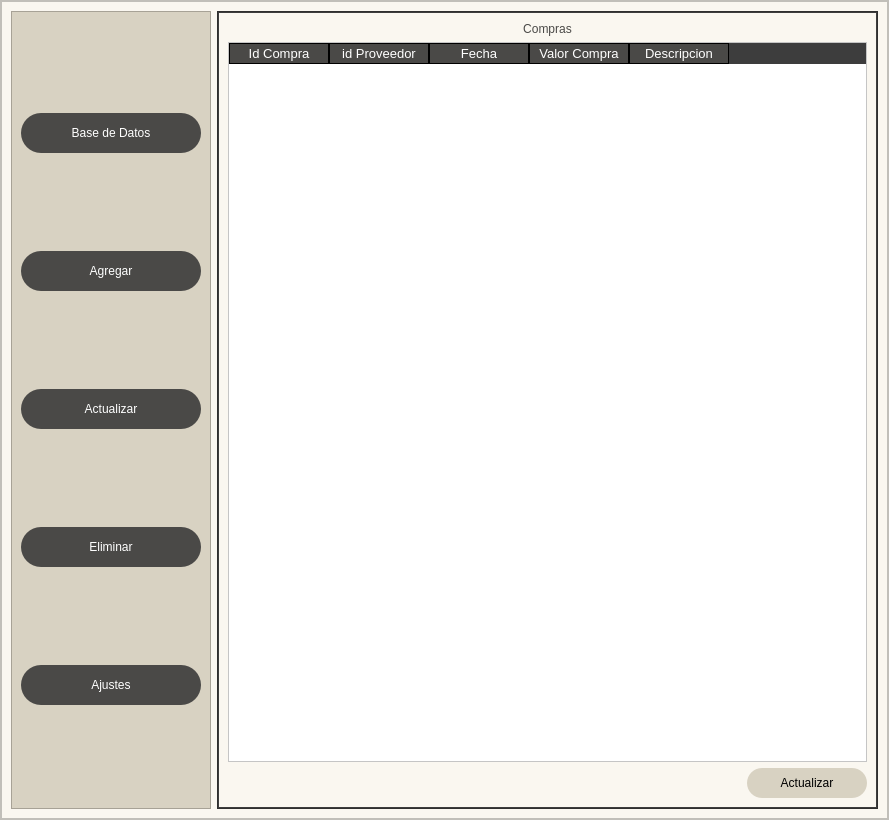
<?xml version="1.0" encoding="UTF-8"?>
<ui version="4.0">
 <class>MainWindow</class>
 <widget class="QMainWindow" name="MainWindow">
  <property name="geometry">
   <rect>
    <x>0</x>
    <y>0</y>
    <width>889</width>
    <height>820</height>
   </rect>
  </property>
  <property name="sizePolicy">
   <sizepolicy hsizetype="Expanding" vsizetype="Expanding">
    <horstretch>0</horstretch>
    <verstretch>0</verstretch>
   </sizepolicy>
  </property>
  <property name="minimumSize">
   <size>
    <width>800</width>
    <height>600</height>
   </size>
  </property>
  <property name="windowTitle">
   <string>MainWindow</string>
  </property>
  <property name="dockNestingEnabled">
   <bool>true</bool>
  </property>
  <widget class="QWidget" name="centralwidget">
   <layout class="QHBoxLayout" name="horizontalLayout_6">
    <property name="spacing">
     <number>0</number>
    </property>
    <property name="leftMargin">
     <number>0</number>
    </property>
    <property name="topMargin">
     <number>0</number>
    </property>
    <property name="rightMargin">
     <number>0</number>
    </property>
    <property name="bottomMargin">
     <number>0</number>
    </property>
    <item>
     <widget class="QFrame" name="frame">
      <property name="styleSheet">
       <string notr="true">background-color: #FAF7F0;</string>
      </property>
      <property name="frameShape">
       <enum>QFrame::StyledPanel</enum>
      </property>
      <property name="frameShadow">
       <enum>QFrame::Raised</enum>
      </property>
      <layout class="QVBoxLayout" name="verticalLayout_2" stretch="8">
       <property name="spacing">
        <number>0</number>
       </property>
       <property name="leftMargin">
        <number>0</number>
       </property>
       <property name="topMargin">
        <number>0</number>
       </property>
       <property name="rightMargin">
        <number>0</number>
       </property>
       <property name="bottomMargin">
        <number>0</number>
       </property>
       <item>
        <widget class="QFrame" name="frameContenido">
         <property name="frameShape">
          <enum>QFrame::StyledPanel</enum>
         </property>
         <property name="frameShadow">
          <enum>QFrame::Raised</enum>
         </property>
         <layout class="QHBoxLayout" name="horizontalLayout_2">
          <item>
           <widget class="QFrame" name="frameControl">
            <property name="minimumSize">
             <size>
              <width>200</width>
              <height>0</height>
             </size>
            </property>
            <property name="maximumSize">
             <size>
              <width>0</width>
              <height>16777215</height>
             </size>
            </property>
            <property name="styleSheet">
             <string notr="true">QFrame{
background-color: rgb(216, 210, 194)
}

QPushButton{
background-color: #4A4947;
border-radius: 20px;
color: white;
font: 77 10pt &quot;Arial-Black&quot;;
}

QPushButton:hover{
background-color: white;
border-radius: 20px;
border-bottom-left-radius: 20px;
color: black;
font: 77 10pt &quot;Arial-Black&quot;;
}</string>
            </property>
            <property name="frameShape">
             <enum>QFrame::StyledPanel</enum>
            </property>
            <property name="frameShadow">
             <enum>QFrame::Raised</enum>
            </property>
            <layout class="QVBoxLayout" name="verticalLayout_3">
             <item>
              <widget class="QPushButton" name="botonBaseDatos">
               <property name="minimumSize">
                <size>
                 <width>0</width>
                 <height>40</height>
                </size>
               </property>
               <property name="text">
                <string>Base de Datos</string>
               </property>
              </widget>
             </item>
             <item>
              <widget class="QPushButton" name="botonAgregar">
               <property name="minimumSize">
                <size>
                 <width>0</width>
                 <height>40</height>
                </size>
               </property>
               <property name="text">
                <string>Agregar</string>
               </property>
              </widget>
             </item>
             <item>
              <widget class="QPushButton" name="botonActualizar">
               <property name="minimumSize">
                <size>
                 <width>0</width>
                 <height>40</height>
                </size>
               </property>
               <property name="text">
                <string>Actualizar</string>
               </property>
              </widget>
             </item>
             <item>
              <widget class="QPushButton" name="botonEliminar">
               <property name="minimumSize">
                <size>
                 <width>0</width>
                 <height>40</height>
                </size>
               </property>
               <property name="text">
                <string>Eliminar</string>
               </property>
              </widget>
             </item>
             <item>
              <widget class="QPushButton" name="botonAjustes">
               <property name="minimumSize">
                <size>
                 <width>0</width>
                 <height>40</height>
                </size>
               </property>
               <property name="text">
                <string>Ajustes</string>
               </property>
              </widget>
             </item>
            </layout>
           </widget>
          </item>
          <item>
           <widget class="QFrame" name="framePaginas">
            <property name="styleSheet">
             <string notr="true">QFrame{
	background-color: rgb(61, 61, 61);
}

QLabel{
	font: 87 12pt &quot;Arial Black&quot;;
	background-color: #000000ff;
	color: rgb(74, 73, 71);
	border: 0px solid #14C8DC;
}

QLineEdit{
	color: rgb(255, 255, 255);
	border: 0.5px solid rgb(61, 61, 61);
	font: 75 12pt &quot;Times New Roman&quot;;
}

QPushButton{
	background-color: rgb(216, 210, 194);
	border-radius: 15px;
	color: black;
	font: 20 12pt &quot;Arial&quot;;

}


QPushButton:hover{
	background-color: rgb(241, 234, 217);
	border-radius: 15px;
	color: black;
	font: 77 12pt &quot;Arial&quot;;

}

QTableWidget {
    background-color: rgb(255, 255, 255);
    color: rgb(0, 0, 0);
    gridline-color: rgb(0, 206, 151);
    font-size: 12pt;
    color: #000000;
}

QHeaderView::section {
    background-color:rgb(74, 73, 71);
    border: 1px solid rgb(0, 0, 0);
    font-size: 10pt;
	color: white;
}

QTableWidget QTableCornerButton::section {
    background-color: rgb(0, 0, 0);
    border: 1px solid rgb(0, 206, 151);
}


</string>
            </property>
            <property name="frameShape">
             <enum>QFrame::StyledPanel</enum>
            </property>
            <property name="frameShadow">
             <enum>QFrame::Raised</enum>
            </property>
            <layout class="QVBoxLayout" name="verticalLayout_4">
             <property name="spacing">
              <number>0</number>
             </property>
             <property name="leftMargin">
              <number>1</number>
             </property>
             <property name="topMargin">
              <number>1</number>
             </property>
             <property name="rightMargin">
              <number>1</number>
             </property>
             <property name="bottomMargin">
              <number>1</number>
             </property>
             <item>
              <widget class="QStackedWidget" name="stackedWidget">
               <widget class="QWidget" name="paginaDatos">
                <layout class="QVBoxLayout" name="verticalLayout_5">
                 <item>
                  <widget class="QLabel" name="label">
                   <property name="text">
                    <string>Compras</string>
                   </property>
                   <property name="alignment">
                    <set>Qt::AlignCenter</set>
                   </property>
                  </widget>
                 </item>
                 <item>
                  <widget class="QTableWidget" name="tablaProductos">
                   <column>
                    <property name="text">
                     <string>Id Compra</string>
                    </property>
                   </column>
                   <column>
                    <property name="text">
                     <string>id Proveedor</string>
                    </property>
                   </column>
                   <column>
                    <property name="text">
                     <string>Fecha</string>
                    </property>
                   </column>
                   <column>
                    <property name="text">
                     <string>Valor Compra</string>
                    </property>
                   </column>
                   <column>
                    <property name="text">
                     <string>Descripcion</string>
                    </property>
                   </column>
                  </widget>
                 </item>
                 <item>
                  <layout class="QHBoxLayout" name="horizontalLayout_3">
                   <item>
                    <spacer name="horizontalSpacer_2">
                     <property name="orientation">
                      <enum>Qt::Horizontal</enum>
                     </property>
                     <property name="sizeHint" stdset="0">
                      <size>
                       <width>40</width>
                       <height>20</height>
                      </size>
                     </property>
                    </spacer>
                   </item>
                   <item>
                    <widget class="QPushButton" name="botonRefrescar">
                     <property name="minimumSize">
                      <size>
                       <width>120</width>
                       <height>30</height>
                      </size>
                     </property>
                     <property name="text">
                      <string>Actualizar</string>
                     </property>
                    </widget>
                   </item>
                  </layout>
                 </item>
                </layout>
               </widget>
               <widget class="QWidget" name="paginaAgregar">
                <layout class="QVBoxLayout" name="verticalLayout_8">
                 <item>
                  <widget class="QLabel" name="label_8">
                   <property name="text">
                    <string>Agregar Compras</string>
                   </property>
                   <property name="alignment">
                    <set>Qt::AlignCenter</set>
                   </property>
                  </widget>
                 </item>
                 <item>
                  <spacer name="verticalSpacer_2">
                   <property name="orientation">
                    <enum>Qt::Vertical</enum>
                   </property>
                   <property name="sizeHint" stdset="0">
                    <size>
                     <width>20</width>
                     <height>40</height>
                    </size>
                   </property>
                  </spacer>
                 </item>
                 <item>
                  <layout class="QHBoxLayout" name="horizontalLayout_4">
                   <item>
                    <layout class="QVBoxLayout" name="verticalLayout_7">
                     <item>
                      <widget class="QLabel" name="label_2">
                       <property name="text">
                        <string>Id Compra</string>
                       </property>
                      </widget>
                     </item>
                     <item>
                      <widget class="QLabel" name="label_4">
                       <property name="text">
                        <string>Id Proveedor</string>
                       </property>
                      </widget>
                     </item>
                     <item>
                      <widget class="QLabel" name="label_5">
                       <property name="text">
                        <string>Fecha</string>
                       </property>
                      </widget>
                     </item>
                     <item>
                      <widget class="QLabel" name="label_6">
                       <property name="text">
                        <string>Valor Compra</string>
                       </property>
                      </widget>
                     </item>
                     <item>
                      <widget class="QLabel" name="label_18">
                       <property name="text">
                        <string>Descripcion</string>
                       </property>
                      </widget>
                     </item>
                    </layout>
                   </item>
                   <item>
                    <layout class="QVBoxLayout" name="verticalLayout_6">
                     <property name="spacing">
                      <number>30</number>
                     </property>
                     <item>
                      <widget class="QLineEdit" name="lineEditAgregarIdCompra"/>
                     </item>
                     <item>
                      <widget class="QLineEdit" name="lineEditAgregarIdProveedor"/>
                     </item>
                     <item>
                      <widget class="QLineEdit" name="lineEditAgregarFecha"/>
                     </item>
                     <item>
                      <widget class="QLineEdit" name="lineEditAgregarValorCompra"/>
                     </item>
                     <item>
                      <widget class="QLineEdit" name="lineEditAgregarDescripcion"/>
                     </item>
                    </layout>
                   </item>
                   <item>
                    <spacer name="horizontalSpacer_4">
                     <property name="orientation">
                      <enum>Qt::Horizontal</enum>
                     </property>
                     <property name="sizeHint" stdset="0">
                      <size>
                       <width>40</width>
                       <height>20</height>
                      </size>
                     </property>
                    </spacer>
                   </item>
                  </layout>
                 </item>
                 <item>
                  <spacer name="verticalSpacer">
                   <property name="orientation">
                    <enum>Qt::Vertical</enum>
                   </property>
                   <property name="sizeHint" stdset="0">
                    <size>
                     <width>20</width>
                     <height>40</height>
                    </size>
                   </property>
                  </spacer>
                 </item>
                 <item>
                  <layout class="QHBoxLayout" name="horizontalLayout_5">
                   <item>
                    <widget class="QLabel" name="signalAgregar">
                     <property name="minimumSize">
                      <size>
                       <width>200</width>
                       <height>0</height>
                      </size>
                     </property>
                     <property name="text">
                      <string/>
                     </property>
                     <property name="alignment">
                      <set>Qt::AlignCenter</set>
                     </property>
                    </widget>
                   </item>
                   <item>
                    <spacer name="horizontalSpacer_3">
                     <property name="orientation">
                      <enum>Qt::Horizontal</enum>
                     </property>
                     <property name="sizeHint" stdset="0">
                      <size>
                       <width>40</width>
                       <height>20</height>
                      </size>
                     </property>
                    </spacer>
                   </item>
                   <item>
                    <widget class="QPushButton" name="botonAgregar2">
                     <property name="minimumSize">
                      <size>
                       <width>110</width>
                       <height>35</height>
                      </size>
                     </property>
                     <property name="text">
                      <string>Agregar</string>
                     </property>
                    </widget>
                   </item>
                  </layout>
                 </item>
                </layout>
               </widget>
               <widget class="QWidget" name="paginaActualizar">
                <layout class="QVBoxLayout" name="verticalLayout_10">
                 <item>
                  <widget class="QLabel" name="label_10">
                   <property name="text">
                    <string>Actualizar Compras</string>
                   </property>
                   <property name="alignment">
                    <set>Qt::AlignCenter</set>
                   </property>
                  </widget>
                 </item>
                 <item>
                  <layout class="QHBoxLayout" name="horizontalLayout_9">
                   <item>
                    <widget class="QLabel" name="label_11">
                     <property name="text">
                      <string>Compra a buscar</string>
                     </property>
                    </widget>
                   </item>
                   <item>
                    <widget class="QLineEdit" name="lineEditBuscarActualizar"/>
                   </item>
                   <item>
                    <widget class="QPushButton" name="botonBuscarActualizar">
                     <property name="minimumSize">
                      <size>
                       <width>110</width>
                       <height>35</height>
                      </size>
                     </property>
                     <property name="text">
                      <string>Buscar</string>
                     </property>
                    </widget>
                   </item>
                  </layout>
                 </item>
                 <item>
                  <spacer name="verticalSpacer_4">
                   <property name="orientation">
                    <enum>Qt::Vertical</enum>
                   </property>
                   <property name="sizeHint" stdset="0">
                    <size>
                     <width>20</width>
                     <height>40</height>
                    </size>
                   </property>
                  </spacer>
                 </item>
                 <item>
                  <layout class="QHBoxLayout" name="horizontalLayout_7">
                   <property name="spacing">
                    <number>30</number>
                   </property>
                   <item>
                    <layout class="QVBoxLayout" name="verticalLayout_9">
                     <item>
                      <widget class="QLabel" name="label_12">
                       <property name="text">
                        <string>Id Compra</string>
                       </property>
                      </widget>
                     </item>
                     <item>
                      <widget class="QLabel" name="label_14">
                       <property name="text">
                        <string>Id Proveedor</string>
                       </property>
                      </widget>
                     </item>
                     <item>
                      <widget class="QLabel" name="label_13">
                       <property name="text">
                        <string>Fecha</string>
                       </property>
                      </widget>
                     </item>
                     <item>
                      <widget class="QLabel" name="label_16">
                       <property name="text">
                        <string>Valor Compra</string>
                       </property>
                      </widget>
                     </item>
                     <item>
                      <widget class="QLabel" name="label_15">
                       <property name="text">
                        <string>Descripcion</string>
                       </property>
                      </widget>
                     </item>
                    </layout>
                   </item>
                   <item>
                    <layout class="QVBoxLayout" name="verticalLayout">
                     <item>
                      <widget class="QLineEdit" name="lineEditActualizarIdCompra"/>
                     </item>
                     <item>
                      <widget class="QLineEdit" name="lineEditActualizarIdProveedor"/>
                     </item>
                     <item>
                      <widget class="QLineEdit" name="lineEditActualizarFecha"/>
                     </item>
                     <item>
                      <widget class="QLineEdit" name="lineEditActualizarValorCompra"/>
                     </item>
                     <item>
                      <widget class="QLineEdit" name="lineEditActualizarDescripcion"/>
                     </item>
                    </layout>
                   </item>
                   <item>
                    <spacer name="horizontalSpacer_6">
                     <property name="orientation">
                      <enum>Qt::Horizontal</enum>
                     </property>
                     <property name="sizeHint" stdset="0">
                      <size>
                       <width>40</width>
                       <height>20</height>
                      </size>
                     </property>
                    </spacer>
                   </item>
                  </layout>
                 </item>
                 <item>
                  <spacer name="verticalSpacer_3">
                   <property name="orientation">
                    <enum>Qt::Vertical</enum>
                   </property>
                   <property name="sizeHint" stdset="0">
                    <size>
                     <width>20</width>
                     <height>40</height>
                    </size>
                   </property>
                  </spacer>
                 </item>
                 <item>
                  <layout class="QHBoxLayout" name="horizontalLayout_8">
                   <item>
                    <widget class="QLabel" name="signalActualizar">
                     <property name="minimumSize">
                      <size>
                       <width>120</width>
                       <height>35</height>
                      </size>
                     </property>
                     <property name="text">
                      <string/>
                     </property>
                    </widget>
                   </item>
                   <item>
                    <spacer name="horizontalSpacer_5">
                     <property name="orientation">
                      <enum>Qt::Horizontal</enum>
                     </property>
                     <property name="sizeHint" stdset="0">
                      <size>
                       <width>40</width>
                       <height>20</height>
                      </size>
                     </property>
                    </spacer>
                   </item>
                   <item>
                    <widget class="QPushButton" name="botonActualizar2">
                     <property name="minimumSize">
                      <size>
                       <width>110</width>
                       <height>35</height>
                      </size>
                     </property>
                     <property name="text">
                      <string>Actualizar</string>
                     </property>
                    </widget>
                   </item>
                  </layout>
                 </item>
                </layout>
               </widget>
               <widget class="QWidget" name="paginaEliminar">
                <layout class="QVBoxLayout" name="verticalLayout_11">
                 <item>
                  <widget class="QLabel" name="label_19">
                   <property name="text">
                    <string>Eliminar Compra</string>
                   </property>
                   <property name="alignment">
                    <set>Qt::AlignCenter</set>
                   </property>
                  </widget>
                 </item>
                 <item>
                  <layout class="QHBoxLayout" name="horizontalLayout_10">
                   <item>
                    <widget class="QLabel" name="label_20">
                     <property name="text">
                      <string>Nombre Compra</string>
                     </property>
                    </widget>
                   </item>
                   <item>
                    <widget class="QLineEdit" name="lineEditBuscarEliminar"/>
                   </item>
                   <item>
                    <widget class="QPushButton" name="botonBuscarEliminar">
                     <property name="minimumSize">
                      <size>
                       <width>110</width>
                       <height>35</height>
                      </size>
                     </property>
                     <property name="text">
                      <string>Buscar</string>
                     </property>
                    </widget>
                   </item>
                  </layout>
                 </item>
                 <item>
                  <widget class="QTableWidget" name="tablaEliminar">
                   <column>
                    <property name="text">
                     <string>Id Compra</string>
                    </property>
                   </column>
                   <column>
                    <property name="text">
                     <string>Id Producto</string>
                    </property>
                   </column>
                   <column>
                    <property name="text">
                     <string>Id Proveedor</string>
                    </property>
                   </column>
                   <column>
                    <property name="text">
                     <string>Fecha</string>
                    </property>
                   </column>
                   <column>
                    <property name="text">
                     <string>Valor Compra</string>
                    </property>
                   </column>
                   <column>
                    <property name="text">
                     <string>Valor Producto</string>
                    </property>
                   </column>
                   <column>
                    <property name="text">
                     <string>Cantidad</string>
                    </property>
                   </column>
                   <column>
                    <property name="text">
                     <string>Descripcion</string>
                    </property>
                   </column>
                  </widget>
                 </item>
                 <item>
                  <layout class="QHBoxLayout" name="horizontalLayout_11">
                   <item>
                    <widget class="QLabel" name="signalEliminar">
                     <property name="minimumSize">
                      <size>
                       <width>200</width>
                       <height>35</height>
                      </size>
                     </property>
                     <property name="text">
                      <string/>
                     </property>
                    </widget>
                   </item>
                   <item>
                    <spacer name="horizontalSpacer_7">
                     <property name="orientation">
                      <enum>Qt::Horizontal</enum>
                     </property>
                     <property name="sizeHint" stdset="0">
                      <size>
                       <width>40</width>
                       <height>20</height>
                      </size>
                     </property>
                    </spacer>
                   </item>
                   <item>
                    <widget class="QPushButton" name="botonEliminar2">
                     <property name="minimumSize">
                      <size>
                       <width>110</width>
                       <height>35</height>
                      </size>
                     </property>
                     <property name="text">
                      <string>Eliminar</string>
                     </property>
                    </widget>
                   </item>
                  </layout>
                 </item>
                </layout>
               </widget>
               <widget class="QWidget" name="paginaAjustes"/>
              </widget>
             </item>
            </layout>
           </widget>
          </item>
         </layout>
        </widget>
       </item>
      </layout>
     </widget>
    </item>
   </layout>
  </widget>
 </widget>
 <resources/>
 <connections/>
</ui>
